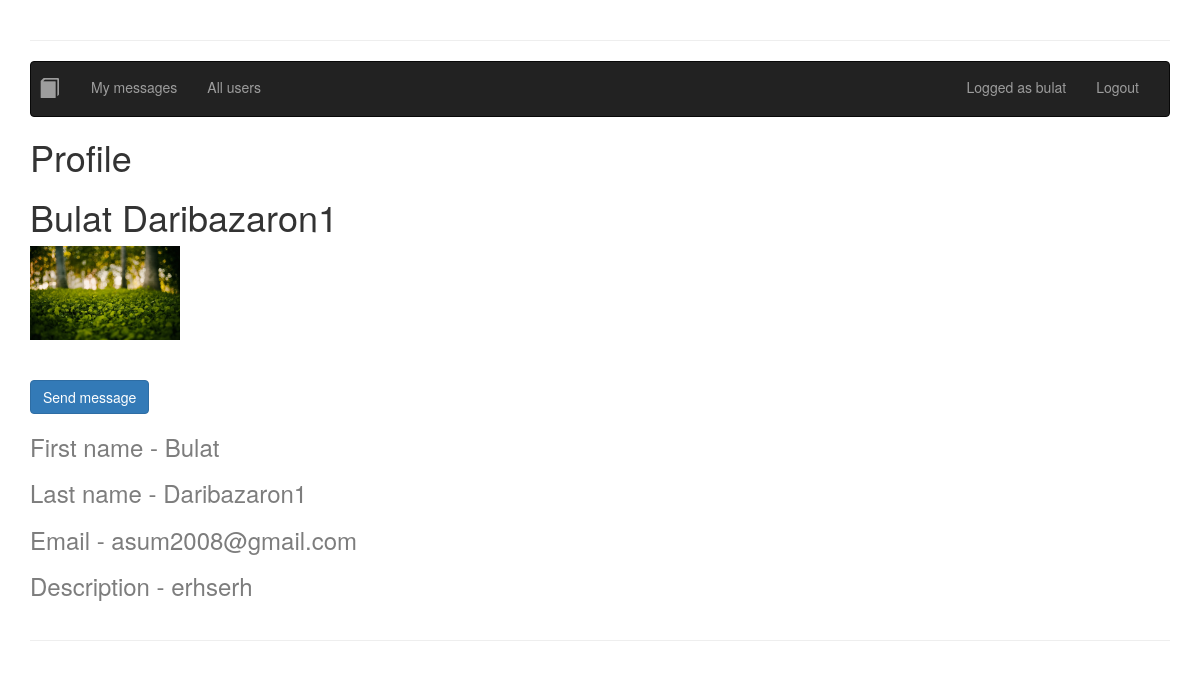
The app's page /profile/12/ (signed in) with its own data.
### intra/models.py (models this page shows)
class User(AbstractUser):
    description = models.TextField(null=True)
    picture = models.ImageField(blank=True, upload_to="", null=True)

### intra/views.py (the view)
# urls.py: path('profile/<slug:pk>/', views.Profile.as_view(), name='profile'),
class Profile(LoginRequiredMixin, DetailView):
    login_url = reverse_lazy('login')
    template_name = "detail.html"
    model = User
    def get_context_data(self, **kwargs):
        context = super(Profile, self).get_context_data(**kwargs)
        context['user_id'] = self.request.user.id
        return context

### intra/templates/detail.html (shortened to what this page needs)
{% extends 'base.html' %} {% load bootstrap3 %}{% load i18n %}
{% block content %}
{% include 'nav.html' %}
    <h1>{% trans 'Profile' %}</h1>
    <div>
  <h1>{{ object.first_name }} {{ object.last_name }}</h1>
    {% if object.picture %}
    <img width="150" src="{{ object.picture.url }}" alt="{{ object.picture }}">
        <br>
        <br>
    {% endif %}
    <br>
    <a class="btn btn-primary" role="button" href="{% url 'chat_detail' user_id=object.id %}">Send message</a>
        <div style="display: flex; justify-content: space-between">
    <div>
      <h3 style=" color: rgb(125, 125, 125)">
        First name - {{ object.first_name }}
      </h3>
      <h3 style=" color: rgb(125, 125, 125)">
        Last name - {{ object.last_name }}
      </h3>
      <h3 style=" color: rgb(125, 125, 125)">
        Email - {{ object.email }}
      </h3>
      <h3 style=" color: rgb(125, 125, 125)">
        Description - {{ object.description }}
      </h3>
    </div>
  </div>
  <hr />
</div>
{% endblock %}

### intra/templates/nav.html (shortened to what this page needs)
{% load static %} {% load bootstrap3 %} {% load i18n %}
<hr />
<nav class="navbar navbar-inverse">
  <div class="container-fluid">
    <div class="navbar-header">
      <ul class="nav navbar-nav navbar-right">
        <li >
            <a href="{% url 'index' %}"><span style="margin-left:-22px; font-size:20px" class="glyphicon glyphicon-book " aria-hidden="true"></span><span class="sr-only">(current)</span></a>
        </li>
        {% if user.is_authenticated %}
        <li><a href="{% url 'chat' %}">{% trans 'My messages' %}</a></li>
        <li><a href="{% url 'users' %}">{% trans 'All users' %}</a></li>
        {% else %}
        <li><a href="{% url 'register' %}">{% trans 'Register' %}</a></li>
        {% endif %}
      </ul>
    </div>
    <div class="container-fluid">
      <ul class="nav navbar-nav navbar-right">
        {% if user.is_authenticated %}
        <li >
          <a href="{% url 'profile' request.user.id %}">{% trans 'Logged as' %} {{request.user.username}}</a>
        </li>
        <li >
          <a href="{% url 'logout' %}">{% trans 'Logout' %}</a>
        </li>
        {% endif %}
      </ul>
    </div>
  </div>
</nav>

### records on screen
User: user.username "bulat"
User: first_name "Bulat", last_name "Daribazaron1", picture (picture), email "asum2008@gmail.com", description "erhserh"
